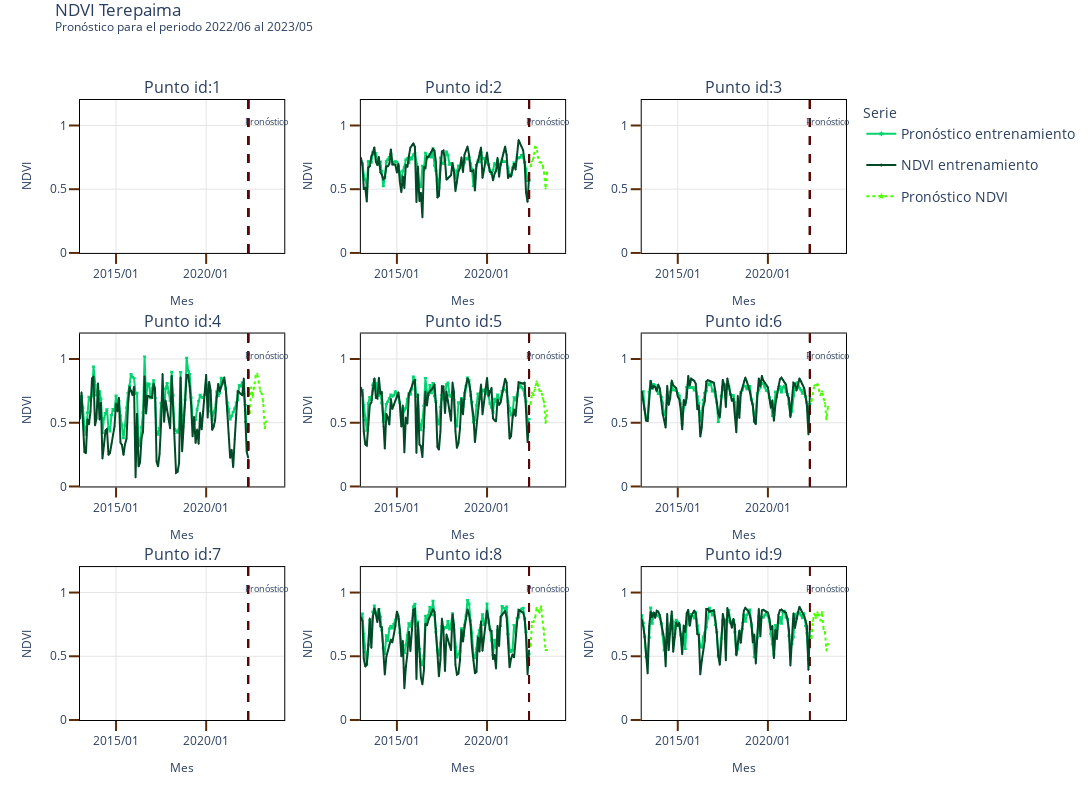

The cell this chart's notebook holds for it:
### Code cell
rows=3
cols=3

list_id = list(range(1,10)) 

column_titles = list(map(lambda x: 'Punto id:' + str(int(x)), list_id))

fig = make_subplots(rows=rows,
                    cols=cols,
                    subplot_titles=column_titles,
                    horizontal_spacing=0.1,
                    vertical_spacing=0.13)


row_order = np.array(list_id).reshape(rows,cols).tolist()


for row in range(len(row_order)):

    list_row = row_order[row]
    for col in range(len(list_row)):
        

        data_fig = pd_analisis_ndvi\
                        .query(f"id_point=={row_order[row][col]}")\
                        .sort_values('periodo',ascending=True)

        ndvi_model_trace(data_fig, row=row+1, col=col+1,pd_periodo_null=pd_periodo_null)


#------------
fig['layout']['title']['y']=0.98
fig['layout']['margin']['t']=100

#------------
annotations_title = fig['layout']['annotations']

y_loc=1
yshift=4
annotations = []

for id_ in  list_id:
    
    xref='x{id_}'.format(id_=str(int(id_)))
    yref='y{id_}'.format(id_=str(int(id_)))
    
    titulo_annotations =  list(filter(lambda x: x.text=='Punto id:{id_}'.format(id_=int(id_)),
                                  annotations_title))[0]

    annotations= annotations+[
                dict(font=dict(size=16),
                    showarrow=titulo_annotations['showarrow'],
                    text=titulo_annotations['text'],
                    x=titulo_annotations['x'],
                    xanchor=titulo_annotations['xanchor'],
                    xref='paper',#xref,
                    y=titulo_annotations['y'],
                    yanchor=titulo_annotations['yanchor'],
                    yref='paper',#yref
                    ),
                dict(
                    x=pd_analisis_ndvi.query("type=='training'").periodo.max() + pd.DateOffset(months=12) ,
                    y=y_loc, # annotation point
                    xref=xref, 
                    yref=yref, 
                    text='Pronóstico',
                    showarrow=False,
                    yshift=yshift,
                    font=dict(size=9)
                  )
                    ]

fig['layout']['annotations'] = annotations

        
#------------       
fig.update_xaxes(tickformat="%Y/%m",showline=True, linewidth=1, linecolor='black', gridcolor='#E4E4E4',mirror=True,
                 ticks="outside", tickwidth=2, tickcolor='#5C2B05', ticklen=10)
fig.update_yaxes(showline=True, linewidth=1, linecolor='black', gridcolor='#E4E4E4',mirror=True,
                 ticks="outside", tickwidth=2, tickcolor='#5C2B05', ticklen=10)   

#------------
data_figure_pronostico = pd_analisis_ndvi.query("type=='prediction'").copy()
fig.update_layout( height=800,
                   width=1500,
                   #showlegend = True,
                   font = dict(size = 12),
                   template='plotly_white',
                   title_text="""NDVI Terepaima
                        <br><sup>Pronóstico para el periodo {date_init} al {date_fin}</sup>
                        """.format(date_init=str(data_figure_pronostico['periodo'].min().strftime('%Y/%m')),
                                   date_fin=str(data_figure_pronostico['periodo'].max().strftime('%Y/%m'))),
                  legend_title_text='Serie',
                  legend_title = dict( font = dict(size = 14)),
                   uniformtext_minsize=8,
                   uniformtext_mode='hide',
                   legend = dict(font_size=14)
                 )

fig.write_image(f'./{park}/figures/narx_ndvi_terepaima.png')

fig.show()
